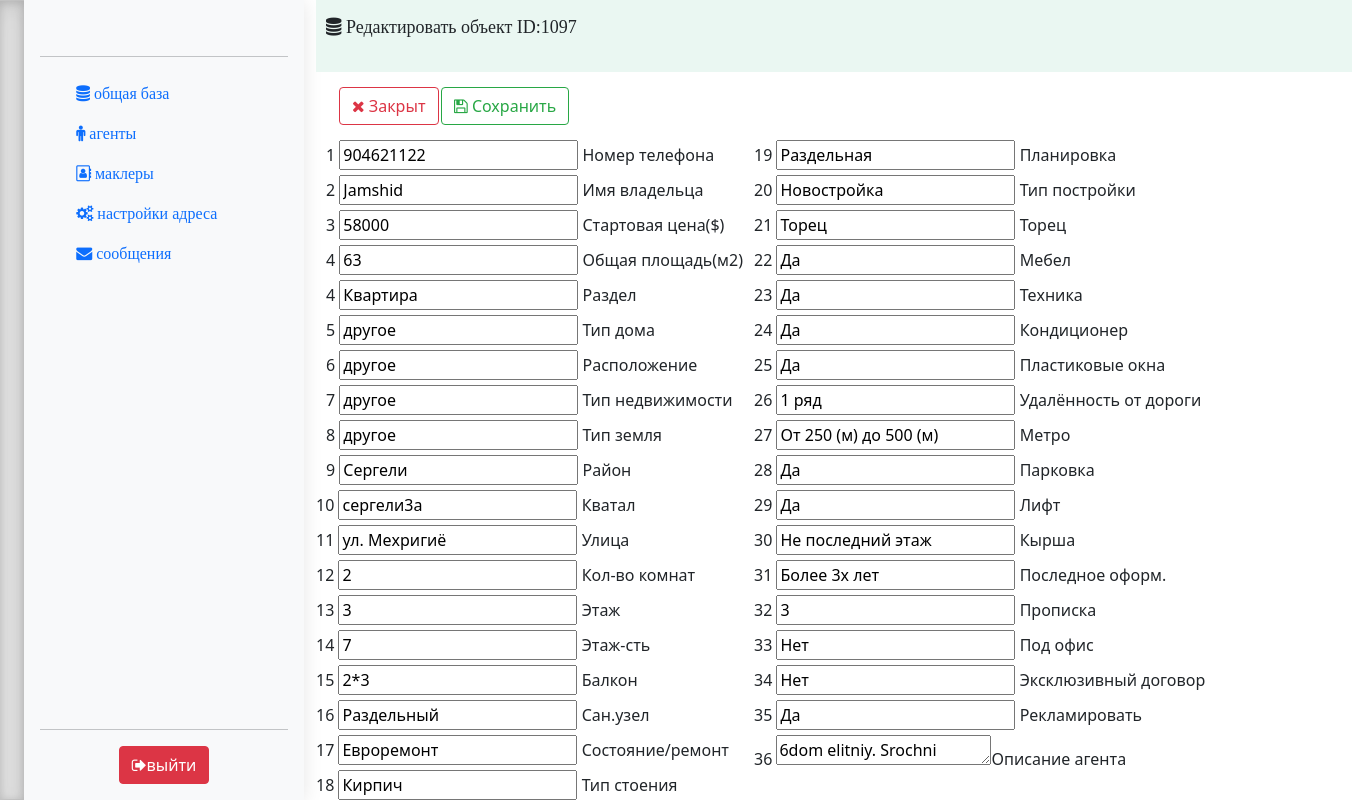
The app's page /editObject.php?id_object=1097 (signed in) with its own data.
### tables this page shows
CREATE TABLE IF NOT EXISTS `main_tbl` (
  `id` int(100) NOT NULL,
  `id_agent` varchar(100) NOT NULL,
  `name_agent` varchar(50) NOT NULL,
  `check_over_object` int(10) NOT NULL COMMENT 'ceh',
  `phone_number_owner` varchar(50) NOT NULL,
  `ownerName` varchar(50) NOT NULL,
  `startingPrice` int(10) NOT NULL,
  `section` varchar(20) NOT NULL,
  `typeOfHouse` varchar(50) NOT NULL DEFAULT 'другое',
  `locations` varchar(15) NOT NULL DEFAULT 'другое',
  `commercial` varchar(20) NOT NULL DEFAULT 'другое',
  `area` varchar(20) NOT NULL DEFAULT 'другое',
  `region` varchar(50) NOT NULL,
  `quarter` varchar(50) NOT NULL,
  `landmark` varchar(50) NOT NULL,
  `street` varchar(50) NOT NULL,
  `number_of_rooms` int(10) NOT NULL,
  `floor` int(10) NOT NULL,
  `number_of_floors` int(50) NOT NULL,
  `quadrature` varchar(50) NOT NULL,
  `balcony` varchar(50) NOT NULL,
  `bath_toilet` varchar(50) NOT NULL,
  `state_repair` varchar(50) NOT NULL,
  `type_of_walls` varchar(50) NOT NULL,
  `layout` varchar(50) NOT NULL,
  `type_of_building` varchar(50) NOT NULL,
  `end_face` varchar(50) NOT NULL,
  `furniture` varchar(50) NOT NULL,
  `technic` varchar(50) NOT NULL,
  `conditioner` varchar(50) NOT NULL,
  `kitchen` varchar(50) NOT NULL,
  `plast_window` varchar(50) NOT NULL,
  `ceiling_height` varchar(50) NOT NULL,
  `distance_from_road` varchar(50) NOT NULL,
  `underground` varchar(50) NOT NULL,
  `source` varchar(50) NOT NULL,
  `create_date` timestamp NOT NULL DEFAULT CURRENT_TIMESTAMP,
  `informator` varchar(50) NOT NULL,
  `infrastructure` varchar(50) NOT NULL,
  `redevelopment` varchar(50) NOT NULL,
  `parking` varchar(50) NOT NULL,
  `agent_description` varchar(200) NOT NULL,
  `elevator` varchar(50) NOT NULL,
  `roof` varchar(50) NOT NULL,
  `last_registration` varchar(50) NOT NULL,
  `registration` varchar(50) NOT NULL,
  `for_office` varchar(50) NOT NULL,
  `exclusive_contract` varchar(50) NOT NULL,
  `advertisement` varchar(50) NOT NULL,
  `user_name_deleted` varchar(50) NOT NULL,
  `delete_description` varchar(50) NOT NULL DEFAULT 'другое',
  `status_object` int(2) NOT NULL DEFAULT '0'
);

### editObject.php (the view, shortened to what this page needs)
<?php
include('settings.php');
if(isset($_GET['id_object'])){
    $id_object = $_GET['id_object'];
  }
?>
<!doctype html>
<html lang="en">
<head><meta http-equiv="Content-Type" content="text/html; charset=utf-8">
    <link rel="stylesheet" href="https://stackpath.bootstrapcdn.com/bootstrap/4.3.1/css/bootstrap.min.css">
    <link href="css/sidebars.css" rel="stylesheet">
    <link href="css/bootstrap.min.css" rel="stylesheet">
    <link href="css/style.css" rel="stylesheet">
    <link rel="stylesheet" href="https://cdnjs.cloudflare.com/ajax/libs/font-awesome/4.7.0/css/font-awesome.min.css">
</head>
  <body>
  <main>
  <?php include 'partSite/leftSite.php'; ?>
<div class="container" style="overflow-x: auto;">
<?php
function select_object($connect, $id_object){
    $query = "SELECT * FROM main_tbl WHERE id = $id_object";
    $result = mysqli_query($connect, $query);
    $filename = mysqli_fetch_assoc($result);
    return $filename;
}
$object = select_object($connect, $id_object);
?>
    <div style="width: 100%; height: 9%; background-color: #Eaf7f2;">
      <span style="position: relative;display: inline-block;font-size: 18px;padding: 13px 0 0 10px;border-left-width: 10px;">
        <i class="fa fa-database" aria-hidden="true">
               Редактировать объект <span><?php echo 'ID:'.$object['id']; ?></span>
        </i>
      </span><br>
    </div>
    <div>
        <a href="main.php">
        <button type="button" class="btn btn-outline-danger" style="margin: 15px 0px 15px 23px;">
        <i class="fa fa-times" aria-hidden="true"></i>
            Закрыт
        </button>
        </a>
    </div>
<form action="action.php?id_edit_object=<?=$object['id']?>" method="POST">
  <div style="display:inline-block;position: absolute;width:50%;">
    <button type="submit" value="Submit" name="save_edit_object"  class="btn btn-outline-success" style="position: absolute;margin: -53px 0px 15px 125px;">
        <i class="fa fa-save" aria-hidden="true"></i>
        Cохранить
    </button>
    <span style="margin-left:10px;"> 1 </span><input required type="text" name="phone_number_owner" value="<?php echo $object['phone_number_owner']?>"> <label for="phone_number_owner">Номер телефона</label><br>
    <span style="margin-left:10px;"> 2 </span><input required type="text" name="ownerName" value="<?php echo $object['ownerName']?>"> <label for="ownerName">Имя владельца</label><br>
    <span style="margin-left:10px;"> 3 </span><input required type="text" name="startingPrice" value="<?php echo $object['startingPrice']?>"> <label for="startingPrice">Стартовая цена($)</label><br>
    <span style="margin-left:10px;"> 4 </span><input required type="text" name="quadrature" value="<?php echo $object['quadrature']?>"> <label for="quadrature">Общая площадь(м2)</label><br>
    <span style="margin-left:10px;"> 4 </span><input required type="text" name="section" value="<?php echo $object['section']?>"> <label for="section">Раздел</label><br>
    <span style="margin-left:10px;"> 5 </span><input required type="text" name="typeOfHouse" value="<?php echo $object['typeOfHouse']?>"> <label for="typeOfHouse">Тип дома</label><br>
    <span style="margin-left:10px;"> 6 </span><input required type="text" name="locations" value="<?php echo $object['locations']?>"> <label for="locations">Расположение</label><br>
    <span style="margin-left:10px;"> 7 </span><input required type="text" name="commercial" value="<?php echo $object['commercial']?>"> <label for="commercial">Тип недвижимости</label><br>
    <span style="margin-left:10px;"> 8 </span><input required type="text" name="area" value="<?php echo $object['area']?>"> <label for="area">Тип земля</label><br>
    <span style="margin-left:10px;"> 9 </span><input required type="text" name="region" value="<?php echo $object['region']?>"> <label for="region">Район</label><br>
    10 <input required type="text" name="quarter" value="<?php echo $object['quarter']?>"> <label for="quarter">Кватал</label><br>
    11 <input required type="text" name="street" value="<?php echo $object['street']?>"> <label for="street">Улица</label><br>
    12 <input required type="text" name="number_of_rooms" value="<?php echo $object['number_of_rooms']?>"> <label for="number_of_rooms">Кол-во комнат</label><br>
    13 <input required type="text" name="floor" value="<?php echo $object['floor']?>"> <label for="floor">Этаж</label><br>
    14 <input required type="text" name="number_of_floors" value="<?php echo $object['number_of_floors']?>"> <label for="number_of_floors">Этаж-сть</label><br>
    15 <input required type="text" name="balcony" value="<?php echo $object['balcony']?>"> <label for="balcony">Балкон</label><br>
    16 <input required type="text" name="bath_toilet" value="<?php echo $object['bath_toilet']?>"> <label for="bath_toilet">Сан.узел</label><br>
    17 <input required type="text" name="state_repair" value="<?php echo $object['state_repair']?>"> <label for="state_repair">Состояние/ремонт</label><br>
    18 <input required type="text" name="type_of_walls" value="<?php echo $object['type_of_walls']?>"> <label for="type_of_walls">Тип стоения</label><br>
</div>
<div style="display:inline-block;position: absolute;width:50%;margin-left: 438px;">
    19 <input required type="text" name="layout" value="<?php echo $object['layout']?>"> <label for="layout">Планировка</label><br>
    20 <input required type="text" name="type_of_building" value="<?php echo $object['type_of_building']?>"> <label for="type_of_building">Тип постройки</label><br>
    21 <input required type="text" name="end_face" value="<?php echo $object['end_face']?>"> <label for="end_face">Торец</label><br>
    22 <input required type="text" name="furniture" value="<?php echo $object['furniture']?>"> <label for="furniture">Мебел</label><br>
    23 <input required type="text" name="technic" value="<?php echo $object['technic']?>"> <label for="technic">Техника</label><br>
    24 <input required type="text" name="conditioner" value="<?php echo $object['conditioner']?>"> <label for="conditioner">Кондиционер</label><br>
    25 <input required type="text" name="plast_window" value="<?php echo $object['plast_window']?>"> <label for="plast_window">Пластиковые окна</label><br>
    26 <input required type="text" name="distance_from_road" value="<?php echo $object['distance_from_road']?>"> <label for="distance_from_road">Удалённость от дороги</label><br>
    27 <input required type="text" name="underground" value="<?php echo $object['underground']?>"> <label for="underground">Метро</label><br>
    28 <input required type="text" name="parking" value="<?php echo $object['parking']?>"> <label for="parking">Парковка</label><br>
    29 <input required type="text" name="elevator" value="<?php echo $object['elevator']?>"> <label for="elevator">Лифт</label><br>
    30 <input required type="text" name="roof" value="<?php echo $object['roof']?>"> <label for="roof">Кырша</label><br>
    31 <input required type="text" name="last_registration" value="<?php echo $object['last_registration']?>"> <label for="last_registration">Последное оформ.</label><br>
    32 <input required type="text" name="registration" value="<?php echo $object['registration']?>"> <label for="registration">Прописка</label><br>
    33 <input required type="text" name="for_office" value="<?php echo $object['for_office']?>"> <label for="for_office">Под офис	</label><br>
    34 <input required type="text" name="exclusive_contract" value="<?php echo $object['exclusive_contract']?>"> <label for="exclusive_contract">Эксклюзивный договор</label><br>
    35 <input required type="text" name="advertisement" value="<?php echo $object['advertisement']?>"> <label for="advertisement">Рекламировать</label><br>
    36 <textarea required type="text" name="agent_description"  cols="21" rows="1" value="<?php echo $object['agent_description']?>"><?php echo $object['agent_description']?></textarea><label for="agent_description"> Описание агента</label><br>
</div>
</form>
</div>
  </main>
  </body>
</html>

### css/sidebars.css (style rules this page uses)
body { min-height: 100vh; min-height: -webkit-fill-available; }
html { height: -webkit-fill-available; }
main { display: flex; flex-wrap: nowrap; height: 100vh; height: -webkit-fill-available; max-height: 100vh; overflow-x: auto; overflow-y: hidden; }

### css/style.css (style rules this page uses)
a:link { text-decoration: none; }

### records on screen
main_tbl: id "1097", phone_number_owner "904621122", ownerName "Jamshid", startingPrice "58000", quadrature "63", section "Квартира", typeOfHouse "другое", locations "другое", commercial "другое", area "другое", region "Сергели", quarter "сергели3а", street "ул. Мехригиё", number_of_rooms "2", floor "3", number_of_floors "7", balcony "2*3", bath_toilet "Раздельный", state_repair "Евроремонт", type_of_walls "Кирпич", layout "Раздельная", type_of_building "Новостройка", end_face "Торец", furniture "Да", technic "Да", conditioner "Да", plast_window "Да", distance_from_road "1 ряд", underground "От 250 (м) до 500 (м)", parking "Да", elevator "Да", roof "Не последний этаж", last_registration "Более 3х лет", registration "3", for_office "Нет", exclusive_contract "Нет", advertisement "Да", agent_description "6dom elitniy. Srochni"
